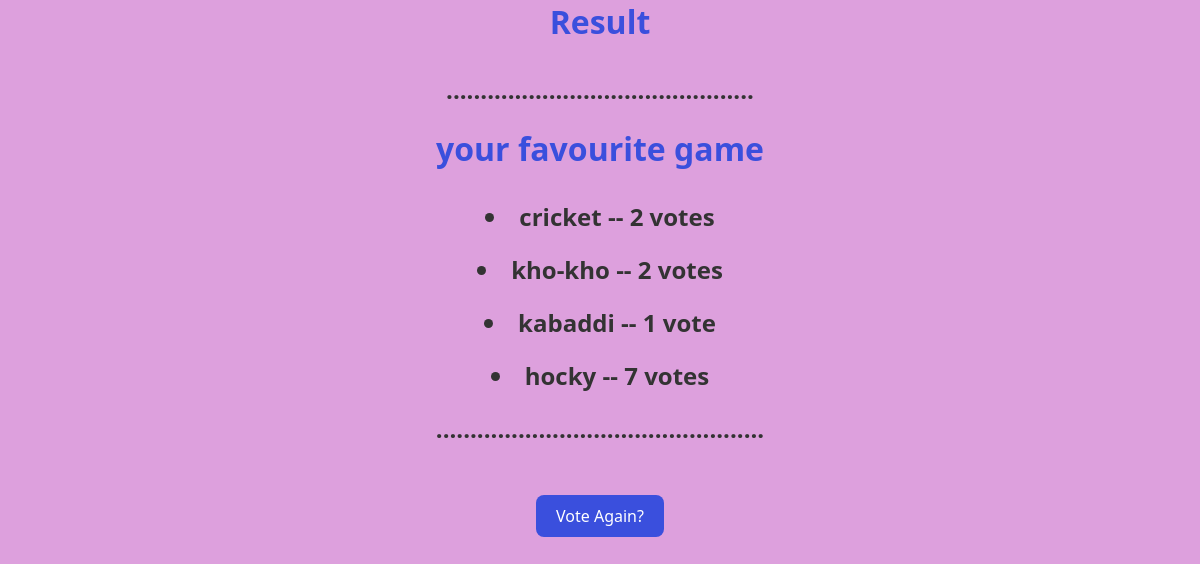
The app's page /polls/2/results/ with its own data.
### polls/models.py (models this page shows, shortened)
class Question(models.Model):
    question_text = models.CharField(max_length=200)
    pub_date = models.DateTimeField("date published")

class Choice(models.Model):
    question = models.ForeignKey(Question, on_delete=models.CASCADE)
    choice_text = models.CharField(max_length=200)
    votes = models.IntegerField(default=0)

### polls/views.py (the view)
# urls.py: path("<int:pk>/results/", views.ResultsView.as_view(), name="results"),
class ResultsView(generic.DetailView):
    model = Question
    template_name = "polls/results.html"

### polls/templates/polls/results.html (shortened to what this page needs)
<html>
<head>
</head>
<body style="background-color:plum;">
     <h1>Result</h1><h2>.............................................</h2>
     <h1>{{ question.question_text }}</h1>
    {% for choice in question.choice_set.all %}
       <h2> <li>{{choice.choice_text }} -- {{ choice.votes }} vote{{ choice.votes|pluralize }}</li></h2>
    {% endfor %}
    <h2>................................................</h2>
        <a href="{% url 'polls:detail' question.id %}" class="vote-link">Vote Again?</a>
</body>
</html>

### polls/templates/polls/results.html (style rules this page uses)
body { font-family: 'Segoe UI', Tahoma, Geneva, Verdana, sans-serif; background: #f2f6ff; color: #333; text-align: center; margin: 0; padding: 0; }
h1 { color: #3a4fdd; margin-bottom: 30px; }
.vote-link { display: inline-block; margin-top: 30px; padding: 10px 20px; background: #3a4fdd; color: white; text-decoration: none; border-radius: 8px; transition: background 0.3s ease; }

### records on screen
Question: question_text "your favourite game"
Choice: choice_text "cricket", votes "2"
Choice: choice_text "kho-kho", votes "2"
Choice: choice_text "kabaddi", votes "1"
Choice: choice_text "hocky", votes "7"
